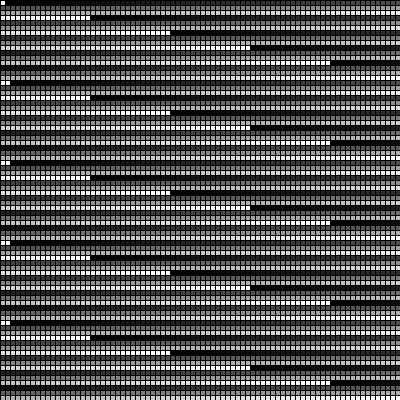
Frame 1 (no input)
Frame 60 (the mouse pressed at the canvas centre just before this capture): identical to frame 1, image omitted
Frame 120 (the mouse held since frame 60 and released just before this capture): identical to frame 1, image omitted

The Processing sketch that drew this single still picture (run headless with seeded random() and noise(); from frame 60 on, the mouse is pressed at the canvas centre):

// Processing sketch: processing_176108
// ── processing_176108.pde

int num;
void setup(){
  size(400,400);
  background(255);
  num = 0;
}

void draw(){
 for (int e = 0; e < 400; e = e+5) { 
   for (int d = 0; d < 400; d = d+5){
     rect(d,e,5,5);
     fill(num);
     if(num>255){
       num = 0;
     }
     num = num + 1;
    }
  }
}
